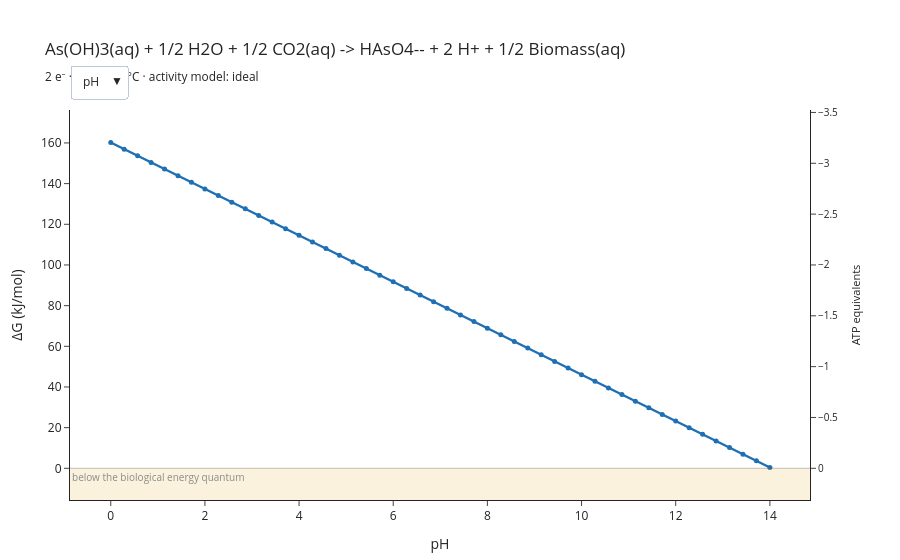

The notebook cell saved with this chart:
### Code cell
from microbial_thermo.sweep import concentration_axis, partial_pressure_axis, ph_axis

axes = [ph_axis(low=0, high=14.0, n=50)] #+ [concentration_axis(E) for E in Elist]
figure = plot_energy_explorer(reaction, axes=axes)

figure.show()

### Figure 1 — Plotly figure (JSON) as saved in the notebook; plotly's stock layout.template omitted (floating-point values rounded to 4 significant figures)
{"data": [{"hovertemplate": "pH: %{x}<br>ΔG: %{y:.1f} kJ/mol<extra></extra>", "line": {"color": "#1F6FB4", "width": 2.5}, "marker": {"size": 5}, "mode": "lines+markers", "name": "pH", "type": "scatter", "visible": true, "x": [0.0, 0.2857, 0.5714, 0.8571, 1.143, 1.429, 1.714, 2.0, 2.286, 2.571, 2.857, 3.143, 3.429, 3.714, 4.0, 4.286, 4.571, 4.857, 5.143, 5.429, 5.714, 6.0, 6.286, 6.571, 6.857, 7.143, 7.429, 7.714, 8.0, 8.286, 8.571, 8.857, 9.143, 9.429, 9.714, 10.0, 10.29, 10.57, 10.86, 11.14, 11.43, 11.71, 12.0, 12.29, 12.57, 12.86, 13.14, 13.43, 13.71, 14.0], "y": [160.2, 157.0, 153.7, 150.4, 147.2, 143.9, 140.7, 137.4, 134.1, 130.9, 127.6, 124.3, 121.1, 117.8, 114.6, 111.3, 108.0, 104.8, 101.5, 98.25, 94.99, 91.73, 88.46, 85.2, 81.94, 78.68, 75.42, 72.16, 68.89, 65.63, 62.37, 59.11, 55.85, 52.59, 49.32, 46.06, 42.8, 39.54, 36.28, 33.02, 29.75, 26.49, 23.23, 19.97, 16.71, 13.45, 10.18, 6.922, 3.66, 0.3984]}, {"hoverinfo": "skip", "marker": {"opacity": 0}, "mode": "markers", "showlegend": false, "type": "scatter", "x": [0], "y": [0.3117], "yaxis": "y2"}], "layout": {"annotations": [{"font": {"color": "#8A8A8A", "size": 10}, "showarrow": false, "text": "below the biological energy quantum", "x": 0, "xanchor": "left", "xref": "x domain", "y": 0, "yanchor": "top", "yref": "y"}], "hovermode": "x unified", "margin": {"b": 60, "l": 70, "r": 90, "t": 110}, "shapes": [{"line": {"color": "#333333", "width": 1}, "type": "line", "x0": 0, "x1": 1, "xref": "x domain", "y0": 0, "y1": 0, "yref": "y"}, {"fillcolor": "#E8B84B", "line": {"width": 0}, "opacity": 0.18, "type": "rect", "x0": 0, "x1": 1, "xref": "x domain", "y0": -20, "y1": 0, "yref": "y"}], "showlegend": false, "title": {"text": "As(OH)3(aq) + 1/2 H2O + 1/2 CO2(aq) -> HAsO4-- + 2 H+ + 1/2 Biomass(aq)<br><sub>2 e⁻ · pH 9 · 25 °C · activity model: ideal</sub>"}, "updatemenus": [{"buttons": [{"args": [{"visible": [true]}, {"xaxis.title.text": "pH", "xaxis.type": "linear"}], "label": "pH", "method": "update"}], "direction": "down", "pad": {"r": 10, "t": 10}, "showactive": true, "x": 0, "xanchor": "left", "y": 1.14, "yanchor": "top"}], "xaxis": {"title": {"text": "pH"}, "type": "linear"}, "yaxis": {"range": [-15.58, 176.2], "title": {"text": "ΔG (kJ/mol)"}}, "yaxis2": {"overlaying": "y", "range": [0.3117, -3.524], "showgrid": false, "side": "right", "tickfont": {"size": 10}, "title": {"font": {"size": 11}, "text": "ATP equivalents"}}}}
